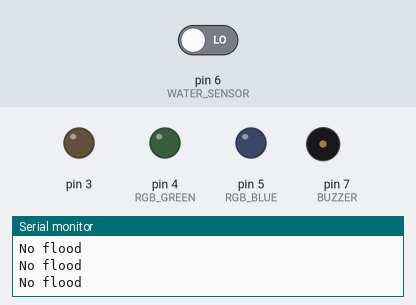
The sketch below on a simulated Arduino Uno, built with avr-gcc and run on an emulated ATmega328P. Shown: output pins drawn as LEDs (lit = HIGH), buzzer (waves = sounding, pin HIGH), the last lines printed to the serial monitor. Dashed ring = blinking. The inputs (shaded band) are chosen by the test bench; at power-on: pin 6 (WATER_SENSOR) LOW.

Above: at 2.8 s.
2.9 s: pin 6 (WATER_SENSOR) driven HIGH
At 3.12 s:
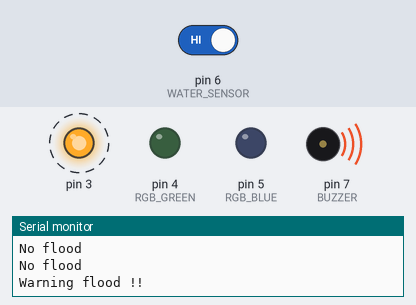
At 3.62 s:
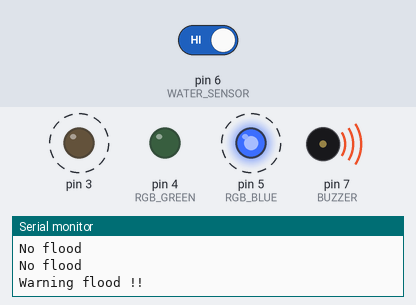
Timing chart, 0 to 12.4 s (numbered marks = the images above; inputs shaded):
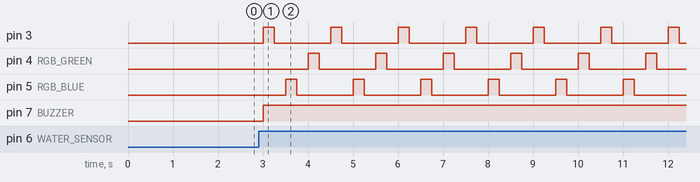

Measured:
- after the input at 2.9 s, pin 3: alternates HIGH for 0.25 s and LOW for 1.3 s, starting after 0.10 s; pin 4 (RGB_GREEN): alternates HIGH for 0.25 s and LOW for 1.3 s, starting after 1.1 s; pin 5 (RGB_BLUE): alternates HIGH for 0.25 s and LOW for 1.3 s, starting after 0.60 s; pin 7 (BUZZER): LOW → HIGH after 0.10 s

The sketch:

Water_Sensor______.ino
```cpp
// const uint_8 WATER_SENSOR = 9U;
enum PINS                                               //배열과 비슷하다.         //C++에서 적극 권장.
{
  RGB_RED = 3U,                                            //enum의 경우, 를 사용한다.
  RGB_GREEN,
  RGB_BLUE,
  WATER_SENSOR,
  BUZZER,
};
void setup() {
  // put your setup code here, to run once:
  Serial.begin(115200UL);
  pinMode(WATER_SENSOR, INPUT);                    //(PINS.WATER_SENSOR, INPUT);  라고 써도 된다.
  pinMode(RGB_RED, OUTPUT);                       //
  pinMode(RGB_BLUE, OUTPUT);
  pinMode(RGB_GREEN, OUTPUT);
  pinMode(BUZZER, OUTPUT);
}

void loop() {
  // put your main code here, to run repeatedly:
  if(digitalRead(WATER_SENSOR) == HIGH)          //if(!digitalRead(WATER_SENSOR) not 의 개념 //if(not digitalRead(WATER_SENSOR)) not 의 개념
  {
    digitalWrite(BUZZER, HIGH);
    for (int i = 0 ; i < 5; ++i)
    {
      Serial.println(F("Warning flood !!"));
      digitalWrite(RGB_RED, HIGH);
      delay(250UL);
      digitalWrite(RGB_RED, LOW);
      delay(250UL);
      digitalWrite(RGB_BLUE, HIGH);
      delay(250UL);
      digitalWrite(RGB_BLUE, LOW);
      delay(250UL);
      digitalWrite(RGB_GREEN, HIGH);
      delay(250UL);
      digitalWrite(RGB_GREEN, LOW);
      delay(250UL);
    }
  }
  else
  {
  Serial.println(F("No flood"));                 // 디버깅 코드 logger[로거]라고 한다. 화면상에서만 보이는것.
  digitalWrite(BUZZER, LOW);
  delay(1000UL);
  }
}
```
